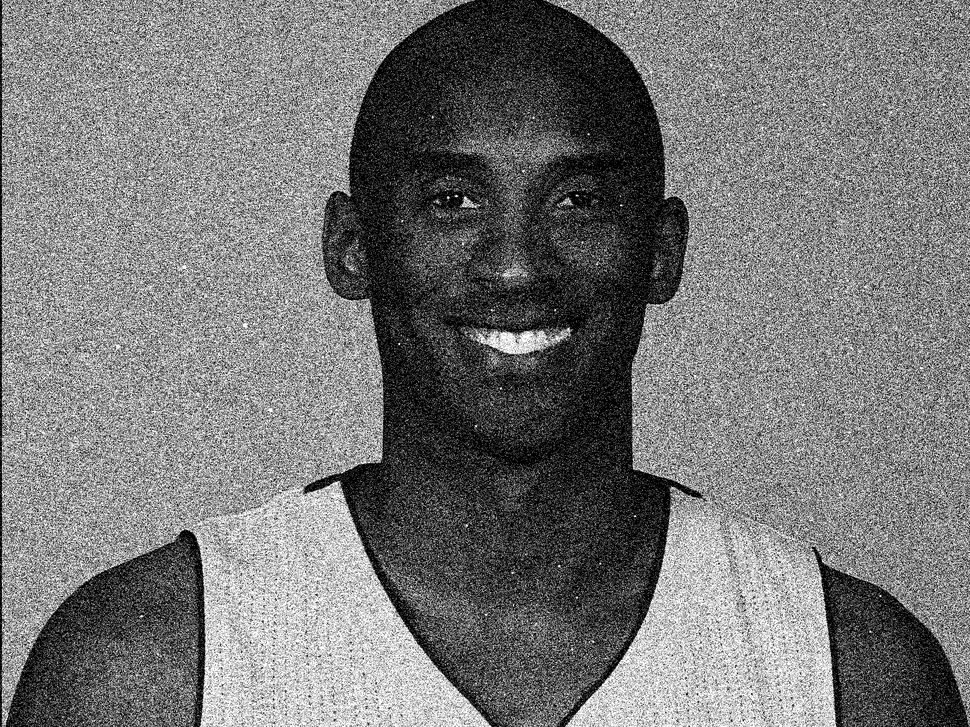
#> input picture week2/kobe/binary.png, 970 x 727 px, shrunk from 2364 x 1773 before the run, found by its file name
$ python morphology.py
#> lines starting #> are read from the running program, lines starting #| are printed output that depends on the picture
import cv2
import numpy as np

binary=cv2.imread("kobe/binary.png")
#> binary is the input picture: shape (727, 970, 3); min 0, max 255, mean 119.1

if binary is None:
    print("没找到图片")
else:
    kernel=np.ones((3,3),np.uint8)
    erosion1=cv2.erode(binary,kernel,iterations=1)
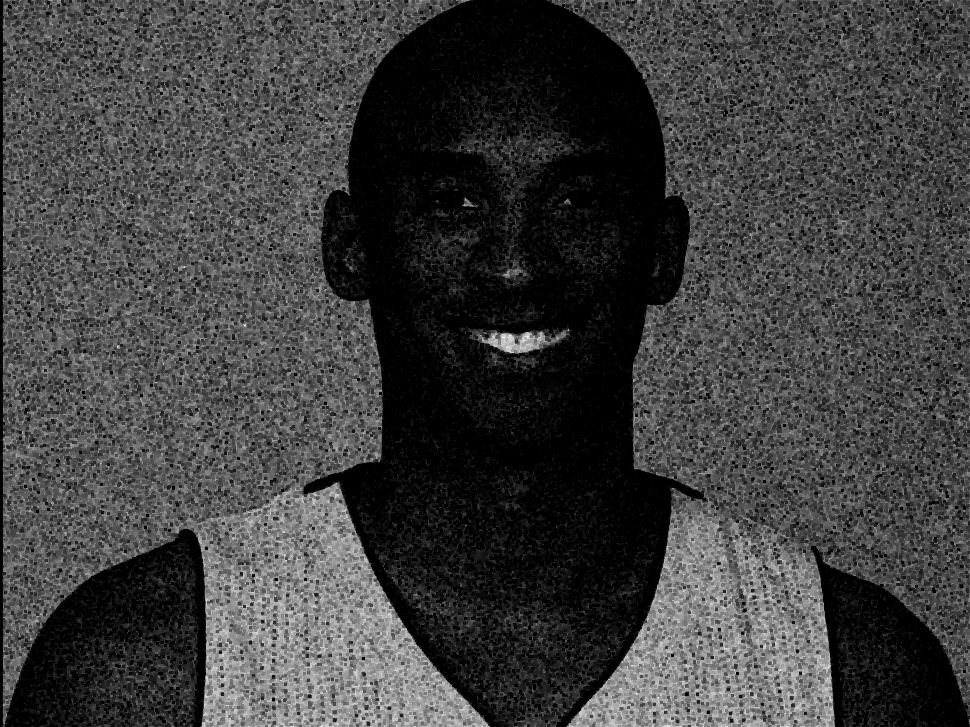
#> erosion1: shape (727, 970, 3); min 0, max 245, mean 63.1
    erosion3=cv2.erode(binary,kernel,iterations=3)
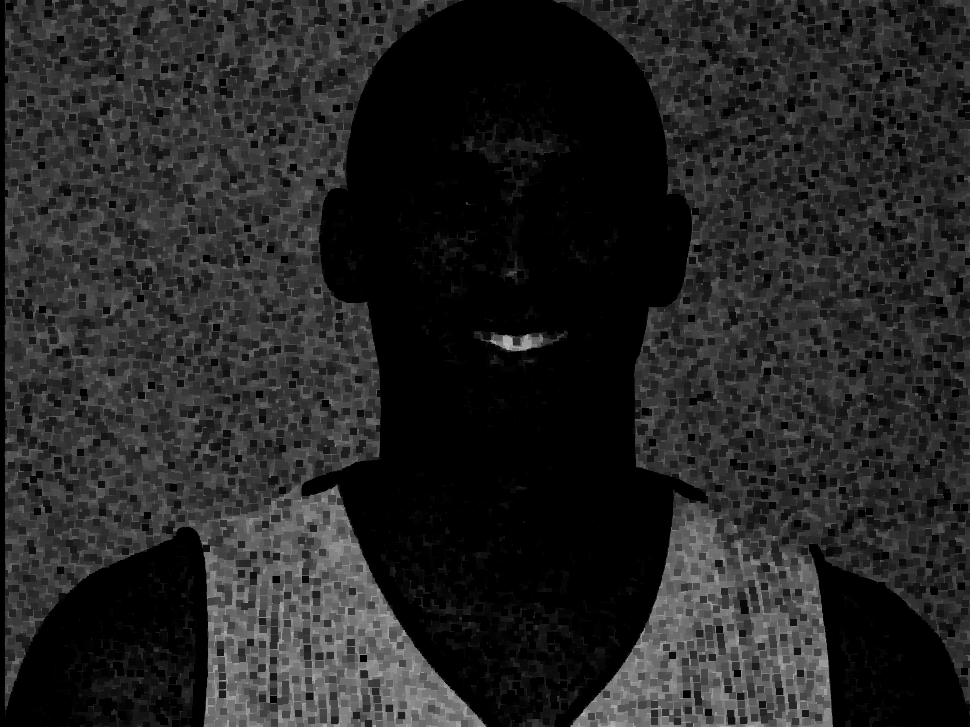
#> erosion3: shape (727, 970, 3); min 0, max 199, mean 36.8

    dilation1=cv2.dilate(binary,kernel,iterations=1)
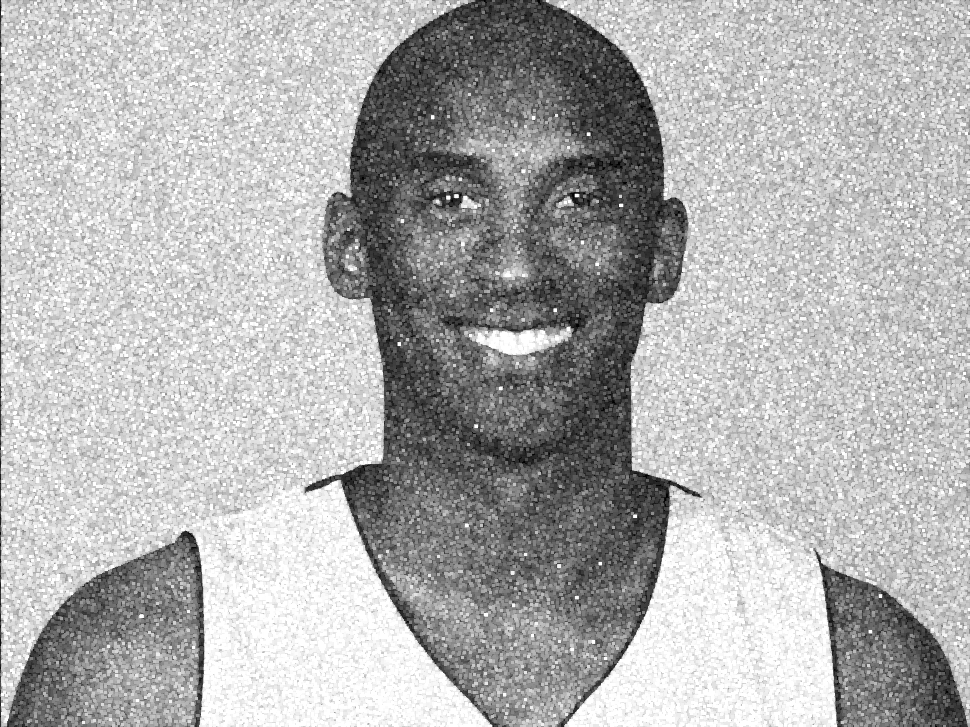
#> dilation1: shape (727, 970, 3); min 1, max 255, mean 176.6
    dilation3=cv2.dilate(binary,kernel,iterations=3)
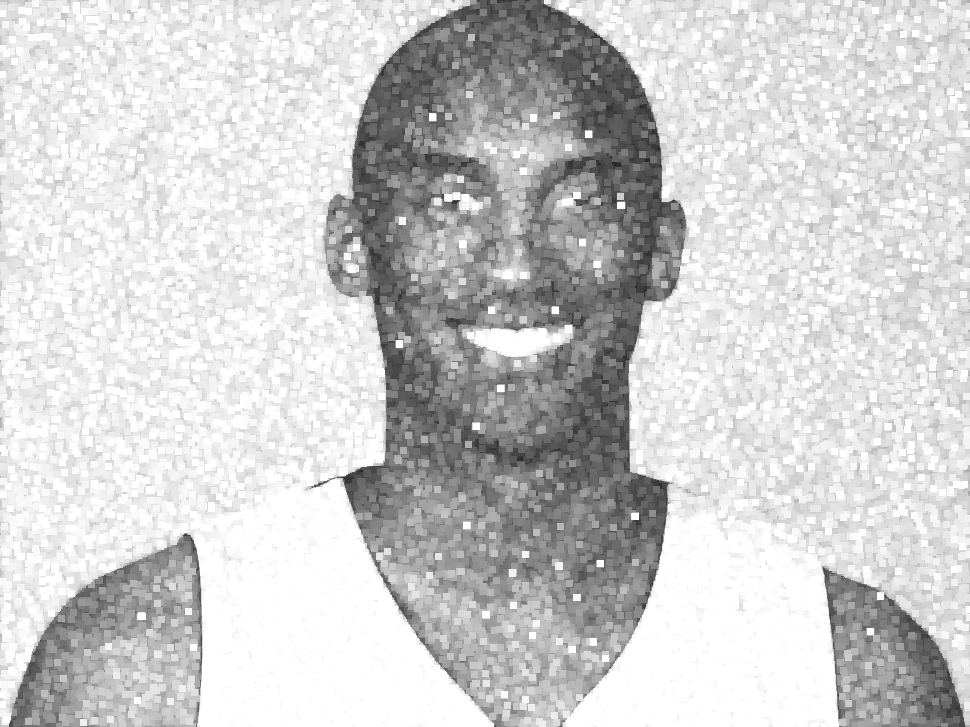
#> dilation3: shape (727, 970, 3); min 29, max 255, mean 205.5
    cv2.imwrite("kobe/erosion1.png",erosion1)
    cv2.imwrite("kobe/erosion3.png",erosion3)
    cv2.imwrite("kobe/dilation1.png",dilation1)
    cv2.imwrite("kobe/dilation3.png",dilation1)
